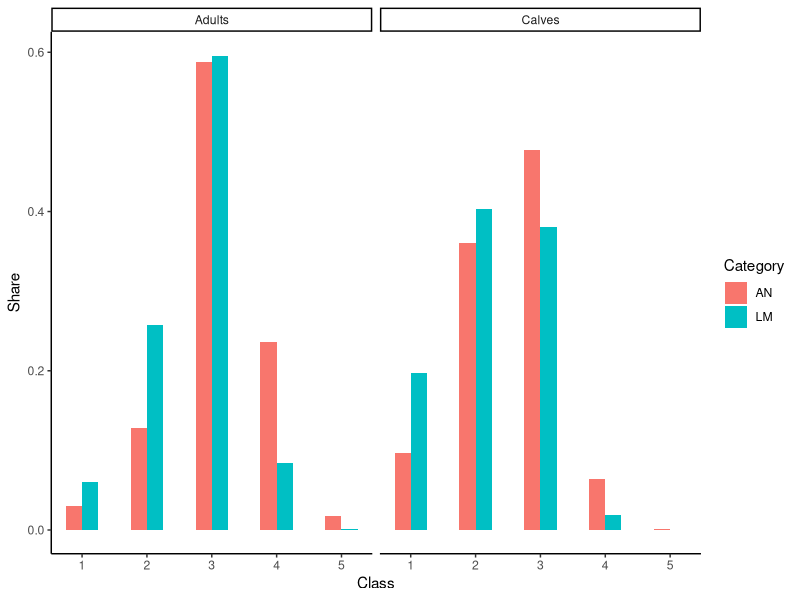
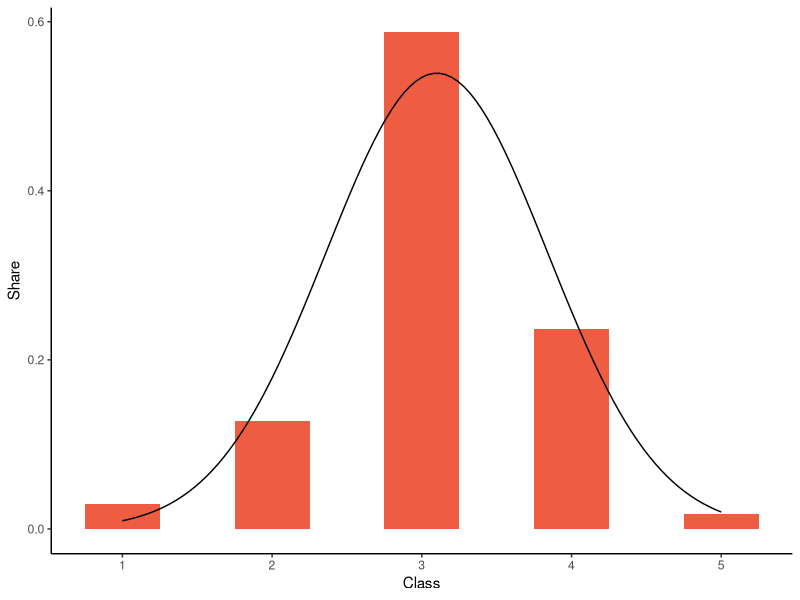
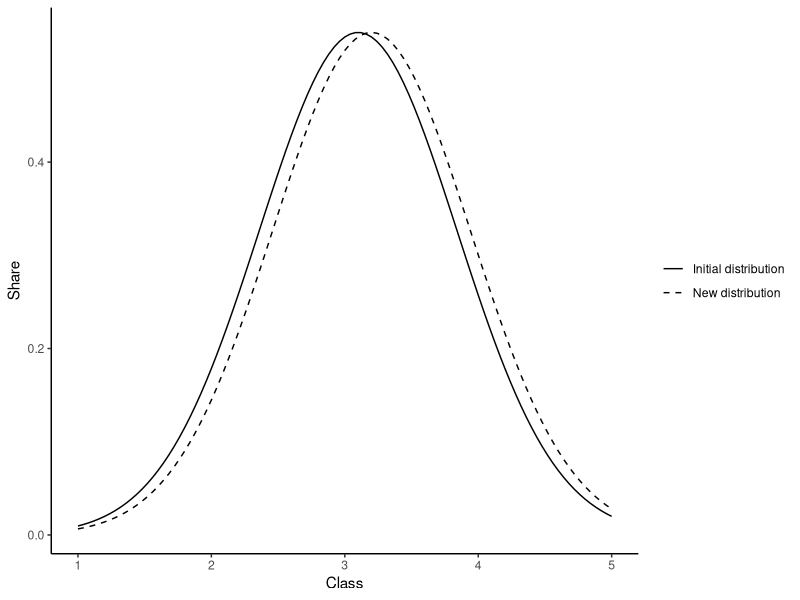

The R source for these figures, in order:
## ---- chunk 1
knitr::opts_chunk$set(echo = TRUE)
## ---- chunk 2
library(knitr)
library(kableExtra)
#Vectors of animal numbers Carcass fat 
#Angus with a=stirks and c=calves.
Ancfc <- c(189,706,935,125,2)
Ancfa <- c(802,3415,15673,6314,481)
#Limousin with a=stirks and c=calves.
Lmcfc <- c(735,1504,1419,72,0)
Lmcfa <- c(5102,21958,50705,7169,148)
#Shares Carcass fat
#Angus with a=stirks and c=calves.
Ancfc <- Ancfc/sum(Ancfc)
Ancfa <- Ancfa/sum(Ancfa)
#Limousin with a=stirks and c=calves.
Lmcfc <- Lmcfc/sum(Lmcfc)
Lmcfa <- Lmcfa/sum(Lmcfa)

#Values Carcass fat classes
Vcf <- c(1:5)

#define number of rows
#x <- cbind(Vcf,Ancfc,Ancfa,Lmcfc,Lmcfa)
#colnames(x) <- c("class", "ANcalves", "ANstirks", "LMcalves", "LMstirks")
#kable(x, booktabs=T, caption="Population shares for each carcass fat class in Angus and Limousin calves and stirks (Kunz, 2018)")
#x <- as.data.frame(x)
# settings barplot
library(ggplot2)
theme_set(theme_classic())
#set dataframe
x <-data.frame(Class=rep(c(1:5),times=2*2),Category=rep(c("AN", "LM"),each=10), Share=c(Ancfc,Ancfa,Lmcfc,Lmcfa))
x$Group <- rep(rep(c("Calves","Adults"),each=5),times=2)
# Plot
g <- ggplot(x,aes(Class,Share))
g +facet_grid(~Group) + geom_bar(stat="identity", width=0.5, aes(fill=Category), position="dodge")+
  theme_classic()
## ---- chunk 3
#define number of rows
x <- cbind(Vcf,Ancfc,Ancfa,Lmcfc,Lmcfa)
colnames(x) <- c("class", "ANcalves", "ANstirks", "LMcalves", "LMstirks")
kable(x, booktabs=T, caption="Population shares for each carcass fat class in Angus and Limousin calves and stirks (Kunz, 2018)", digits =3)
## ---- chunk 4
# Mean price minus stirks / kg carcass weight
# mean price plus or minus for different carcass fat classes from Proviande 2018, week 33.
library(knitr)
z<-data.frame(class=c("1","2","3","4","5"))
x<-data.frame(MT=c(-0.9,-0.3,0,-0.3,-0.7), 
              OB=c(-0.9, -0.3,0,-0.4,-0.9), RG=c(-0.9,-0.3,0,-0.5,-1))
y<-as.matrix(x)
#compute mean over categories
x$mean<-rowMeans(y)
x<-cbind(z,x) 
#defintion of variable
cfap <- x$mean
#Mean price minus calves / kg carcass weight
cfcp <- c(-1.5,-0.6,0,-0.4,1)
x<-cbind(z,cfap,cfcp)
colnames(x) <- c("class", "stirks","calves")
kable(x, digits=1, caption="Price change in Sfr. per kg carcass weight for each carcass fat class in stirks and calves (Proviande, 2018).")
## ---- chunk 5
library(ggplot2)
AncfaS <- 0.74
AncfaM <- 3.1
x <- data.frame(Class=Vcf,Share=Ancfa)
g <- ggplot(x,aes(Class,Share))
g + geom_bar(stat="identity", width=0.5, fill="tomato2") +
  stat_function(fun = dnorm, args = list(mean = AncfaM, sd = AncfaS))+
  theme_classic()
## ---- chunk 6
library(ggplot2)
x <- data.frame(Class=Vcf,Share=Ancfa)
g <- ggplot(x,aes(Class,Share,linetype="Mean"))
g + stat_function(fun = dnorm, args = list(mean = AncfaM, sd = AncfaS), aes(linetype="Initial distribution"))+
  stat_function(fun = dnorm, args = list(mean = AncfaM+0.1, sd = AncfaS),aes(linetype="New distribution"))+
    scale_linetype_manual(values=c("solid","dashed"), guide = guide_legend(title=NULL))+
  theme_classic()
  
